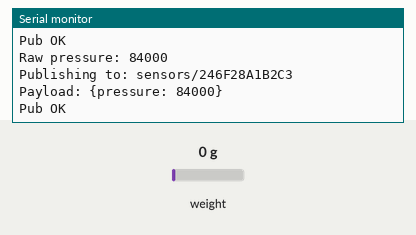
Simulated run of this program. Board: ESP32. On the bench: the last lines printed to the serial monitor. Wiring (inferred from the names in the program): HX711 load-cell converter: data GPIO 14; SCK GPIO 25. Inputs (shaded band) come from the test bench; at power-on: weight on the scale 0 g. WiFi joins after 1.5 s; servers stay silent unless stated; no MQTT or app messages arrive unless stated; not simulated (calls return 0 or success): credentials.h.

Above: at 2.7 s.
2.8 s: weight on the scale set to 100 g
At 3.0 s:
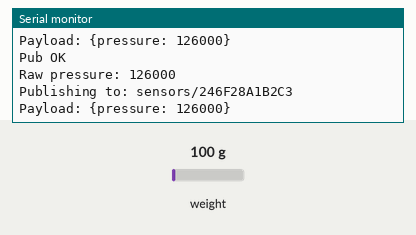
4.3 s: weight on the scale set to 1250 g
At 11.16 s:
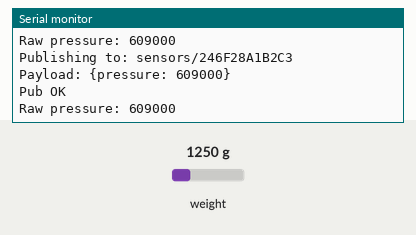
Timing chart, 0 to 11.8 s (numbered marks = the images above; inputs shaded):
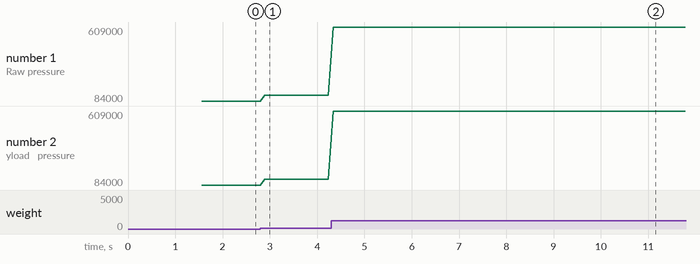

The program:

main.cpp
```cpp
#include <Arduino.h>
#include <WiFi.h>
#include <PubSubClient.h>
#include "credentials.h"

const int   MQTT_PORT     = 1883;

const int DATA_PIN  = 14;
const int CLOCK_PIN = 25;

String deviceId;
WiFiClient wifiClient;
PubSubClient mqtt(wifiClient);

long readHX710B() {
  while (digitalRead(DATA_PIN) == HIGH);
  long value = 0;
  for (int i = 0; i < 24; i++) {
    digitalWrite(CLOCK_PIN, HIGH);
    delayMicroseconds(1);
    value = (value << 1) | digitalRead(DATA_PIN);
    digitalWrite(CLOCK_PIN, LOW);
    delayMicroseconds(1);
  }
  digitalWrite(CLOCK_PIN, HIGH);
  delayMicroseconds(1);
  digitalWrite(CLOCK_PIN, LOW);
  delayMicroseconds(1);
  if (value & 0x800000) value |= ~0xFFFFFF;
  return value;
}

void connectWifi() {
  Serial.print("Connecting to WiFi");
  WiFi.begin(WIFI_SSID, WIFI_PASSWORD);
  while (WiFi.status() != WL_CONNECTED) {
    delay(500);
    Serial.print(".");
  }
  deviceId = WiFi.macAddress();
  deviceId.replace(":", "");
  Serial.println("\nWiFi connected: " + WiFi.localIP().toString());
  Serial.println("Device ID: " + deviceId);
}

void connectMQTT() {
  mqtt.setServer(MQTT_SERVER, MQTT_PORT);
  while (!mqtt.connected()) {
    Serial.print("Connecting to MQTT at ");
    Serial.print(MQTT_SERVER);
    Serial.println("...");
    if (mqtt.connect(deviceId.c_str())) {
      Serial.println("connected");
    } else {
      Serial.print("failed, rc=");
      Serial.println(mqtt.state());
      delay(2000);
    }
  }
}

void setup() {
  Serial.begin(115200);

  pinMode(DATA_PIN, INPUT);
  pinMode(CLOCK_PIN, OUTPUT);
  digitalWrite(CLOCK_PIN, LOW);
  Serial.println("Pressure sensor starting...");

  connectWifi();
  mqtt.setServer(MQTT_SERVER, MQTT_PORT);
}

void loop() {
  if (!mqtt.connected()) connectMQTT();
  mqtt.loop();

  long raw = readHX710B();
  Serial.print("Raw pressure: ");
  Serial.println(raw);

  String topic = "sensors/" + deviceId;
  String payload = "{pressure: " + String(raw) + "}";

  Serial.println("Publishing to: " + topic);
  Serial.println("Payload: " + payload);

  bool success = mqtt.publish(topic.c_str(), payload.c_str());
  Serial.println(success ? "Pub OK" : "Pub fail");

  delay(100);
}
```

Measured:
- after the input at 2.8 s, the serial monitor: prints a new line after 0.10 s (image 1)
- after the input at 4.3 s, the serial monitor: prints a new line at once (image 2)
- plotted number 1: 84000 → 126000 after the input at 2.8 s, 126000 → 609000 after the input at 4.3 s
- plotted number 2: 84000 → 126000 after the input at 2.8 s, 126000 → 609000 after the input at 4.3 s
